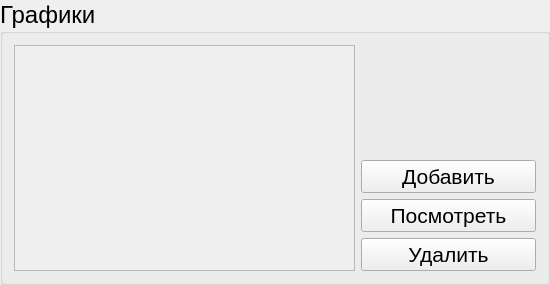
            <widget class="QGroupBox" name="groupBoxSchedules">
             <property name="sizePolicy">
              <sizepolicy hsizetype="Expanding" vsizetype="Fixed">
               <horstretch>0</horstretch>
               <verstretch>0</verstretch>
              </sizepolicy>
             </property>
             <property name="minimumSize">
              <size>
               <width>550</width>
               <height>230</height>
              </size>
             </property>
             <property name="maximumSize">
              <size>
               <width>550</width>
               <height>16777215</height>
              </size>
             </property>
             <property name="sizeIncrement">
              <size>
               <width>0</width>
               <height>400</height>
              </size>
             </property>
             <property name="font">
              <font>
               <pointsize>18</pointsize>
              </font>
             </property>
             <property name="title">
              <string>Графики</string>
             </property>
             <layout class="QHBoxLayout" name="horizontalLayout_20">
              <item>
               <layout class="QHBoxLayout" name="horizontalLayout_17">
                <item>
                 <layout class="QVBoxLayout" name="verticalLayout_4">
                  <item>
                   <widget class="CustomListWidget" name="Schedules">
                    <property name="sizePolicy">
                     <sizepolicy hsizetype="Expanding" vsizetype="Preferred">
                      <horstretch>0</horstretch>
                      <verstretch>0</verstretch>
                     </sizepolicy>
                    </property>
                    <property name="styleSheet">
                     <string notr="true"/>
                    </property>
                    <property name="frameShape">
                     <enum>QFrame::StyledPanel</enum>
                    </property>
                    <property name="frameShadow">
                     <enum>QFrame::Sunken</enum>
                    </property>
                    <property name="verticalScrollBarPolicy">
                     <enum>Qt::ScrollBarAsNeeded</enum>
                    </property>
                    <property name="horizontalScrollBarPolicy">
                     <enum>Qt::ScrollBarAsNeeded</enum>
                    </property>
                    <property name="widgetResizable">
                     <bool>true</bool>
                    </property>
                    <property name="alignment">
                     <set>Qt::AlignJustify|Qt::AlignTop</set>
                    </property>
                   </widget>
                  </item>
                 </layout>
                </item>
                <item>
                 <layout class="QVBoxLayout" name="verticalLayout_14">
                  <item>
                   <spacer name="verticalSpacer_3">
                    <property name="orientation">
                     <enum>Qt::Vertical</enum>
                    </property>
                    <property name="sizeHint" stdset="0">
                     <size>
                      <width>20</width>
                      <height>40</height>
                     </size>
                    </property>
                   </spacer>
                  </item>
                  <item>
                   <widget class="QPushButton" name="addSchedule">
                    <property name="minimumSize">
                     <size>
                      <width>175</width>
                      <height>0</height>
                     </size>
                    </property>
                    <property name="maximumSize">
                     <size>
                      <width>150</width>
                      <height>16777215</height>
                     </size>
                    </property>
                    <property name="font">
                     <font>
                      <pointsize>16</pointsize>
                     </font>
                    </property>
                    <property name="focusPolicy">
                     <enum>Qt::NoFocus</enum>
                    </property>
                    <property name="text">
                     <string>Добавить</string>
                    </property>
                   </widget>
                  </item>
                  <item>
                   <widget class="QPushButton" name="viewSchedule">
                    <property name="minimumSize">
                     <size>
                      <width>175</width>
                      <height>0</height>
                     </size>
                    </property>
                    <property name="maximumSize">
                     <size>
                      <width>150</width>
                      <height>16777215</height>
                     </size>
                    </property>
                    <property name="font">
                     <font>
                      <pointsize>16</pointsize>
                     </font>
                    </property>
                    <property name="focusPolicy">
                     <enum>Qt::NoFocus</enum>
                    </property>
                    <property name="text">
                     <string>Посмотреть</string>
                    </property>
                   </widget>
                  </item>
                  <item>
                   <widget class="QPushButton" name="removeSchedule">
                    <property name="minimumSize">
                     <size>
                      <width>175</width>
                      <height>0</height>
                     </size>
                    </property>
                    <property name="maximumSize">
                     <size>
                      <width>150</width>
                      <height>16777215</height>
                     </size>
                    </property>
                    <property name="font">
                     <font>
                      <pointsize>16</pointsize>
                     </font>
                    </property>
                    <property name="focusPolicy">
                     <enum>Qt::NoFocus</enum>
                    </property>
                    <property name="text">
                     <string>Удалить</string>
                    </property>
                   </widget>
                  </item>
                 </layout>
                </item>
               </layout>
              </item>
             </layout>
            </widget>
